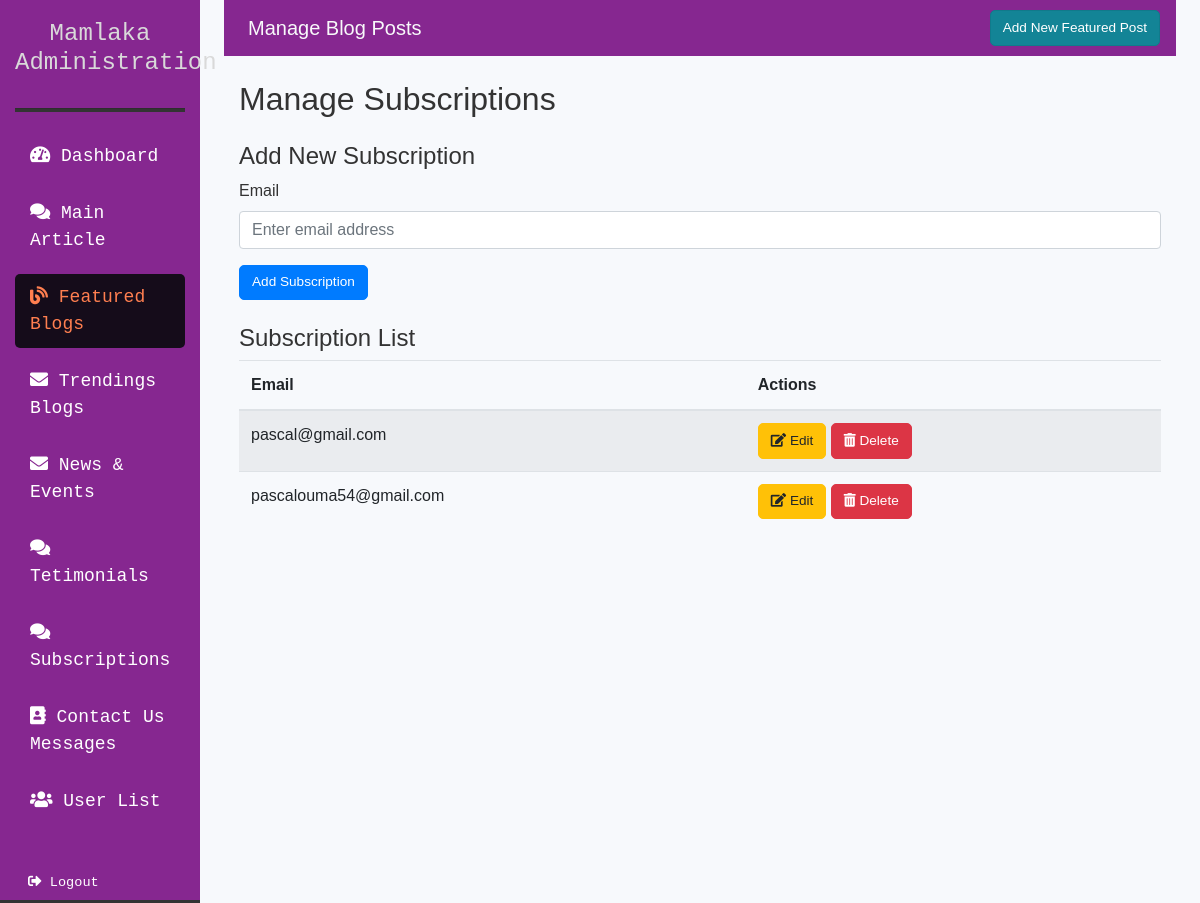
Page /subscriptions/ (signed in) on the committed database.
### blog/models.py (models this page shows, shortened)
class Subscription(models.Model):
    email = models.EmailField(unique=True)
    created_at = models.DateTimeField(auto_now_add=True)

### blog/template_views.py (the view)
# urls.py: path('subscriptions/', template_views.subscription_list, name='subscription_list'),
@login_required
def subscription_list(request):
    subscriptions = Subscription.objects.all().order_by('-created_at')
    return render(request, 'subscription_list.html', {'subscriptions': subscriptions})

### templates/subscription_list.html (shortened to what this page needs)
{% extends "base.html" %}
{% block content %}
<div class="container mt-4">
    <h2 class="mb-4">Manage Subscriptions</h2>
    <div class="mb-4">
        <h4>Add New Subscription</h4>
        <form method="POST" action="{% url 'subscription_create' %}">
            <div class="form-group mb-3">
                <label for="email">Email</label>
                <input type="email" class="form-control" id="email" name="email" placeholder="Enter email address" required>
            </div>
            <button type="submit" class="btn btn-primary">Add Subscription</button>
        </form>
    </div>
    <div class="mt-4">
        <h4>Subscription List</h4>
        <table class="table table-striped">
            <thead>
                <tr>
                    <th>Email</th>
                    <th>Actions</th>
                </tr>
            </thead>
            <tbody>
                {% for subscription in subscriptions %}
                <tr>
                    <td>{{ subscription.email }}</td>
                    <td>
                        <a href="{% url 'subscription_edit' subscription.id %}" class="btn btn-warning btn-sm">
                            <i class="fas fa-edit"></i> Edit
                        </a>
                        <a href="{% url 'subscription_delete' subscription.id %}" class="btn btn-danger btn-sm">
                            <i class="fas fa-trash-alt"></i> Delete
                        </a>
                    </td>
                </tr>
                {% empty %}
                <tr>
                    <td colspan="2" class="text-center">No subscriptions found</td>
                </tr>
                {% endfor %}
            </tbody>
        </table>
    </div>
</div>
{% endblock %}

### templates/base.html (style rules this page uses)
body { background-color: #f7f9fc; color: #333; font-family: Arial, sans-serif; }
.table { margin-bottom: 0; }
.btn { font-size: 0.85rem; transition: all 0.3s ease; border-radius: 5px; }
.btn-sm { padding: 0.4rem 0.75rem; }

### rows in the picture
Subscription: email "pascal@gmail.com"
Subscription: email "pascalouma54@gmail.com"
